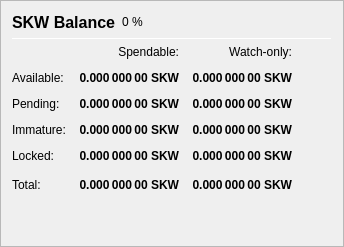
                   <widget class="QFrame" name="frame_Balances">
                    <property name="frameShape">
                     <enum>QFrame::StyledPanel</enum>
                    </property>
                    <property name="frameShadow">
                     <enum>QFrame::Raised</enum>
                    </property>
                    <layout class="QVBoxLayout" name="verticalLayout_4">
                     <item>
                      <layout class="QHBoxLayout" name="horizontalLayout_4">
                       <item>
                        <widget class="QLabel" name="label_5">
                         <property name="minimumSize">
                          <size>
                           <width>0</width>
                           <height>20</height>
                          </size>
                         </property>
                         <property name="font">
                          <font>
                           <pointsize>12</pointsize>
                           <weight>75</weight>
                           <bold>true</bold>
                          </font>
                         </property>
                         <property name="text">
                          <string>SKW Balance</string>
                         </property>
                        </widget>
                       </item>
                       <item>
                        <widget class="QLabel" name="labelSKWPercent">
                         <property name="text">
                          <string notr="true">0 %</string>
                         </property>
                        </widget>
                       </item>
                       <item>
                        <spacer name="horizontalSpacer_3">
                         <property name="orientation">
                          <enum>Qt::Horizontal</enum>
                         </property>
                         <property name="sizeHint" stdset="0">
                          <size>
                           <width>40</width>
                           <height>20</height>
                          </size>
                         </property>
                        </spacer>
                       </item>
                      </layout>
                     </item>
                     <item>
                      <widget class="Line" name="line_Balance">
                       <property name="minimumSize">
                        <size>
                         <width>0</width>
                         <height>1</height>
                        </size>
                       </property>
                       <property name="maximumSize">
                        <size>
                         <width>16777215</width>
                         <height>1</height>
                        </size>
                       </property>
                       <property name="orientation">
                        <enum>Qt::Horizontal</enum>
                       </property>
                      </widget>
                     </item>
                     <item>
                      <layout class="QGridLayout" name="gridLayout">
                       <property name="spacing">
                        <number>12</number>
                       </property>
                       <item row="0" column="1">
                        <widget class="QLabel" name="labelSpendable">
                         <property name="text">
                          <string>Spendable:</string>
                         </property>
                         <property name="alignment">
                          <set>Qt::AlignRight|Qt::AlignTrailing|Qt::AlignVCenter</set>
                         </property>
                        </widget>
                       </item>
                       <item row="0" column="2">
                        <widget class="QLabel" name="labelWatchonly">
                         <property name="text">
                          <string>Watch-only:</string>
                         </property>
                         <property name="alignment">
                          <set>Qt::AlignRight|Qt::AlignTrailing|Qt::AlignVCenter</set>
                         </property>
                        </widget>
                       </item>
                       <item row="1" column="0">
                        <widget class="QLabel" name="labelBalanceText">
                         <property name="text">
                          <string>Available:</string>
                         </property>
                        </widget>
                       </item>
                       <item row="1" column="1">
                        <widget class="QLabel" name="labelBalance">
                         <property name="font">
                          <font>
                           <weight>75</weight>
                           <bold>true</bold>
                          </font>
                         </property>
                         <property name="cursor">
                          <cursorShape>IBeamCursor</cursorShape>
                         </property>
                         <property name="toolTip">
                          <string>Your current spendable balance</string>
                         </property>
                         <property name="text">
                          <string notr="true">0.000 000 00 SKW</string>
                         </property>
                         <property name="alignment">
                          <set>Qt::AlignRight|Qt::AlignTrailing|Qt::AlignVCenter</set>
                         </property>
                         <property name="textInteractionFlags">
                          <set>Qt::LinksAccessibleByMouse|Qt::TextSelectableByKeyboard|Qt::TextSelectableByMouse</set>
                         </property>
                        </widget>
                       </item>
                       <item row="1" column="2">
                        <widget class="QLabel" name="labelWatchAvailable">
                         <property name="font">
                          <font>
                           <weight>75</weight>
                           <bold>true</bold>
                          </font>
                         </property>
                         <property name="cursor">
                          <cursorShape>IBeamCursor</cursorShape>
                         </property>
                         <property name="toolTip">
                          <string>Your current balance in watch-only addresses</string>
                         </property>
                         <property name="text">
                          <string notr="true">0.000 000 00 SKW</string>
                         </property>
                         <property name="alignment">
                          <set>Qt::AlignRight|Qt::AlignTrailing|Qt::AlignVCenter</set>
                         </property>
                         <property name="textInteractionFlags">
                          <set>Qt::LinksAccessibleByMouse|Qt::TextSelectableByKeyboard|Qt::TextSelectableByMouse</set>
                         </property>
                        </widget>
                       </item>
                       <item row="2" column="0">
                        <widget class="QLabel" name="labelPendingText">
                         <property name="text">
                          <string>Pending:</string>
                         </property>
                        </widget>
                       </item>
                       <item row="2" column="1">
                        <widget class="QLabel" name="labelUnconfirmed">
                         <property name="font">
                          <font>
                           <weight>75</weight>
                           <bold>true</bold>
                          </font>
                         </property>
                         <property name="cursor">
                          <cursorShape>IBeamCursor</cursorShape>
                         </property>
                         <property name="toolTip">
                          <string>Total of transactions that have yet to be confirmed, and do not yet count toward the spendable balance</string>
                         </property>
                         <property name="text">
                          <string notr="true">0.000 000 00 SKW</string>
                         </property>
                         <property name="alignment">
                          <set>Qt::AlignRight|Qt::AlignTrailing|Qt::AlignVCenter</set>
                         </property>
                         <property name="textInteractionFlags">
                          <set>Qt::LinksAccessibleByMouse|Qt::TextSelectableByKeyboard|Qt::TextSelectableByMouse</set>
                         </property>
                        </widget>
                       </item>
                       <item row="2" column="2">
                        <widget class="QLabel" name="labelWatchPending">
                         <property name="font">
                          <font>
                           <weight>75</weight>
                           <bold>true</bold>
                          </font>
                         </property>
                         <property name="cursor">
                          <cursorShape>IBeamCursor</cursorShape>
                         </property>
                         <property name="toolTip">
                          <string>Unconfirmed transactions to watch-only addresses</string>
                         </property>
                         <property name="text">
                          <string notr="true">0.000 000 00 SKW</string>
                         </property>
                         <property name="alignment">
                          <set>Qt::AlignRight|Qt::AlignTrailing|Qt::AlignVCenter</set>
                         </property>
                         <property name="textInteractionFlags">
                          <set>Qt::LinksAccessibleByMouse|Qt::TextSelectableByKeyboard|Qt::TextSelectableByMouse</set>
                         </property>
                        </widget>
                       </item>
                       <item row="3" column="0">
                        <widget class="QLabel" name="labelImmatureText">
                         <property name="text">
                          <string>Immature:</string>
                         </property>
                        </widget>
                       </item>
                       <item row="3" column="1">
                        <widget class="QLabel" name="labelImmature">
                         <property name="font">
                          <font>
                           <weight>75</weight>
                           <bold>true</bold>
                          </font>
                         </property>
                         <property name="cursor">
                          <cursorShape>IBeamCursor</cursorShape>
                         </property>
                         <property name="toolTip">
                          <string>Staked or masternode rewards that has not yet matured</string>
                         </property>
                         <property name="text">
                          <string notr="true">0.000 000 00 SKW</string>
                         </property>
                         <property name="alignment">
                          <set>Qt::AlignRight|Qt::AlignTrailing|Qt::AlignVCenter</set>
                         </property>
                         <property name="textInteractionFlags">
                          <set>Qt::LinksAccessibleByMouse|Qt::TextSelectableByKeyboard|Qt::TextSelectableByMouse</set>
                         </property>
                        </widget>
                       </item>
                       <item row="3" column="2">
                        <widget class="QLabel" name="labelWatchImmature">
                         <property name="font">
                          <font>
                           <weight>75</weight>
                           <bold>true</bold>
                          </font>
                         </property>
                         <property name="cursor">
                          <cursorShape>IBeamCursor</cursorShape>
                         </property>
                         <property name="toolTip">
                          <string>Staked or masternode rewards in watch-only addresses that has not yet matured</string>
                         </property>
                         <property name="text">
                          <string notr="true">0.000 000 00 SKW</string>
                         </property>
                         <property name="alignment">
                          <set>Qt::AlignRight|Qt::AlignTrailing|Qt::AlignVCenter</set>
                         </property>
                         <property name="textInteractionFlags">
                          <set>Qt::LinksAccessibleByMouse|Qt::TextSelectableByKeyboard|Qt::TextSelectableByMouse</set>
                         </property>
                        </widget>
                       </item>
                       <item row="4" column="0">
                        <widget class="QLabel" name="labelLockedBalanceText">
                         <property name="toolTip">
                          <string>Locked SKW or Masternode collaterals. These are excluded from xSKW minting.</string>
                         </property>
                         <property name="text">
                          <string>Locked:</string>
                         </property>
                        </widget>
                       </item>
                       <item row="4" column="1">
                        <widget class="QLabel" name="labelLockedBalance">
                         <property name="font">
                          <font>
                           <weight>75</weight>
                           <bold>true</bold>
                          </font>
                         </property>
                         <property name="cursor">
                          <cursorShape>IBeamCursor</cursorShape>
                         </property>
                         <property name="toolTip">
                          <string>Locked SKW or Masternode collaterals. These are excluded from xSKW minting.</string>
                         </property>
                         <property name="text">
                          <string notr="true">0.000 000 00 SKW</string>
                         </property>
                         <property name="alignment">
                          <set>Qt::AlignRight|Qt::AlignTrailing|Qt::AlignVCenter</set>
                         </property>
                         <property name="textInteractionFlags">
                          <set>Qt::LinksAccessibleByMouse|Qt::TextSelectableByKeyboard|Qt::TextSelectableByMouse</set>
                         </property>
                        </widget>
                       </item>
                       <item row="4" column="2">
                        <widget class="QLabel" name="labelWatchLocked">
                         <property name="font">
                          <font>
                           <weight>75</weight>
                           <bold>true</bold>
                          </font>
                         </property>
                         <property name="cursor">
                          <cursorShape>IBeamCursor</cursorShape>
                         </property>
                         <property name="toolTip">
                          <string>Current locked balance in watch-only addresses</string>
                         </property>
                         <property name="text">
                          <string notr="true">0.000 000 00 SKW</string>
                         </property>
                         <property name="alignment">
                          <set>Qt::AlignRight|Qt::AlignTrailing|Qt::AlignVCenter</set>
                         </property>
                         <property name="textInteractionFlags">
                          <set>Qt::LinksAccessibleByMouse|Qt::TextSelectableByKeyboard|Qt::TextSelectableByMouse</set>
                         </property>
                        </widget>
                       </item>
                       <item row="5" column="0">
                        <widget class="QLabel" name="labelTotalText">
                         <property name="text">
                          <string>Total:</string>
                         </property>
                         <property name="toolTip">
                          <string>Your current SKW balance, unconfirmed and immature transactions included</string>
                         </property>
                        </widget>
                       </item>
                       <item row="5" column="1">
                        <widget class="QLabel" name="labelTotal">
                         <property name="font">
                          <font>
                           <weight>75</weight>
                           <bold>true</bold>
                          </font>
                         </property>
                         <property name="cursor">
                          <cursorShape>IBeamCursor</cursorShape>
                         </property>
                         <property name="toolTip">
                          <string>Your current SKW balance, unconfirmed and immature transactions included</string>
                         </property>
                         <property name="text">
                          <string notr="true">0.000 000 00 SKW</string>
                         </property>
                         <property name="alignment">
                          <set>Qt::AlignRight|Qt::AlignTrailing|Qt::AlignVCenter</set>
                         </property>
                         <property name="textInteractionFlags">
                          <set>Qt::LinksAccessibleByMouse|Qt::TextSelectableByKeyboard|Qt::TextSelectableByMouse</set>
                         </property>
                        </widget>
                       </item>
                       <item row="5" column="2">
                        <widget class="QLabel" name="labelWatchTotal">
                         <property name="font">
                          <font>
                           <weight>75</weight>
                           <bold>true</bold>
                          </font>
                         </property>
                         <property name="cursor">
                          <cursorShape>IBeamCursor</cursorShape>
                         </property>
                         <property name="toolTip">
                          <string>Current total balance in watch-only addresses</string>
                         </property>
                         <property name="text">
                          <string notr="true">0.000 000 00 SKW</string>
                         </property>
                         <property name="alignment">
                          <set>Qt::AlignRight|Qt::AlignTrailing|Qt::AlignVCenter</set>
                         </property>
                         <property name="textInteractionFlags">
                          <set>Qt::LinksAccessibleByMouse|Qt::TextSelectableByKeyboard|Qt::TextSelectableByMouse</set>
                         </property>
                        </widget>
                       </item>
                       <item row="5" column="3">
                        <spacer name="horizontalSpacer_9">
                         <property name="orientation">
                          <enum>Qt::Horizontal</enum>
                         </property>
                         <property name="sizeHint" stdset="0">
                          <size>
                           <width>40</width>
                           <height>20</height>
                          </size>
                         </property>
                        </spacer>
                       </item>
                      </layout>
                     </item>
                     <item>
                      <spacer name="verticalSpacer_3">
                       <property name="orientation">
                        <enum>Qt::Vertical</enum>
                       </property>
                       <property name="sizeHint" stdset="0">
                        <size>
                         <width>20</width>
                         <height>40</height>
                        </size>
                       </property>
                      </spacer>
                     </item>
                    </layout>
                   </widget>
